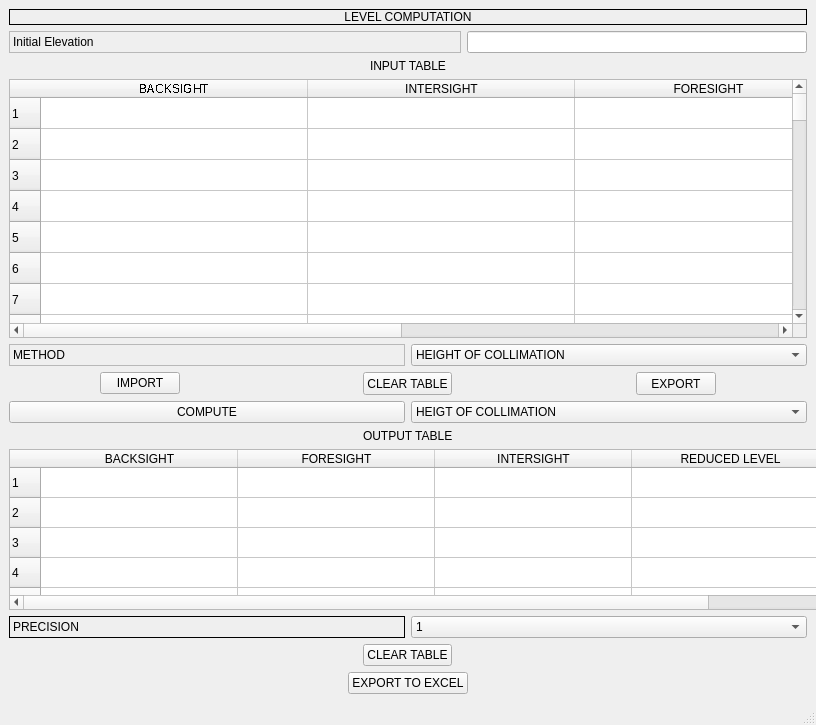
<?xml version="1.0" encoding="UTF-8"?>
<ui version="4.0">
 <class>MainWindow</class>
 <widget class="QMainWindow" name="MainWindow">
  <property name="geometry">
   <rect>
    <x>0</x>
    <y>0</y>
    <width>816</width>
    <height>725</height>
   </rect>
  </property>
  <property name="sizePolicy">
   <sizepolicy hsizetype="Preferred" vsizetype="Preferred">
    <horstretch>0</horstretch>
    <verstretch>0</verstretch>
   </sizepolicy>
  </property>
  <property name="minimumSize">
   <size>
    <width>400</width>
    <height>500</height>
   </size>
  </property>
  <property name="windowTitle">
   <string>MainWindow</string>
  </property>
  <widget class="QWidget" name="centralwidget">
   <property name="maximumSize">
    <size>
     <width>16777215</width>
     <height>16777215</height>
    </size>
   </property>
   <layout class="QVBoxLayout" name="verticalLayout">
    <item>
     <layout class="QHBoxLayout" name="horizontalLayout">
      <item>
       <widget class="QLabel" name="APP_NAME">
        <property name="frameShape">
         <enum>QFrame::Box</enum>
        </property>
        <property name="text">
         <string>LEVEL COMPUTATION</string>
        </property>
        <property name="alignment">
         <set>Qt::AlignCenter</set>
        </property>
       </widget>
      </item>
     </layout>
    </item>
    <item>
     <spacer name="verticalSpacer">
      <property name="orientation">
       <enum>Qt::Vertical</enum>
      </property>
      <property name="sizeHint" stdset="0">
       <size>
        <width>20</width>
        <height>40</height>
       </size>
      </property>
     </spacer>
    </item>
    <item>
     <layout class="QHBoxLayout" name="horizontalLayout_4">
      <item>
       <widget class="QLabel" name="label">
        <property name="minimumSize">
         <size>
          <width>0</width>
          <height>0</height>
         </size>
        </property>
        <property name="frameShape">
         <enum>QFrame::StyledPanel</enum>
        </property>
        <property name="text">
         <string>Initial Elevation                                                                                                             </string>
        </property>
       </widget>
      </item>
      <item>
       <widget class="QLineEdit" name="lineEdit"/>
      </item>
     </layout>
    </item>
    <item alignment="Qt::AlignHCenter">
     <widget class="QLabel" name="label_3">
      <property name="text">
       <string>INPUT TABLE</string>
      </property>
     </widget>
    </item>
    <item>
     <widget class="QTableWidget" name="tableWidget1">
      <property name="enabled">
       <bool>true</bool>
      </property>
      <property name="sizePolicy">
       <sizepolicy hsizetype="Expanding" vsizetype="Expanding">
        <horstretch>0</horstretch>
        <verstretch>0</verstretch>
       </sizepolicy>
      </property>
      <property name="minimumSize">
       <size>
        <width>17</width>
        <height>0</height>
       </size>
      </property>
      <property name="maximumSize">
       <size>
        <width>16777215</width>
        <height>16777215</height>
       </size>
      </property>
      <property name="layoutDirection">
       <enum>Qt::LeftToRight</enum>
      </property>
      <property name="lineWidth">
       <number>9</number>
      </property>
      <property name="midLineWidth">
       <number>3</number>
      </property>
      <property name="sizeAdjustPolicy">
       <enum>QAbstractScrollArea::AdjustToContentsOnFirstShow</enum>
      </property>
      <property name="rowCount">
       <number>1000</number>
      </property>
      <attribute name="horizontalHeaderCascadingSectionResizes">
       <bool>true</bool>
      </attribute>
      <attribute name="horizontalHeaderMinimumSectionSize">
       <number>200</number>
      </attribute>
      <attribute name="horizontalHeaderDefaultSectionSize">
       <number>267</number>
      </attribute>
      <attribute name="horizontalHeaderHighlightSections">
       <bool>true</bool>
      </attribute>
      <attribute name="horizontalHeaderStretchLastSection">
       <bool>false</bool>
      </attribute>
      <attribute name="verticalHeaderMinimumSectionSize">
       <number>24</number>
      </attribute>
      <attribute name="verticalHeaderDefaultSectionSize">
       <number>31</number>
      </attribute>
      <attribute name="verticalHeaderShowSortIndicator" stdset="0">
       <bool>true</bool>
      </attribute>
      <row/>
      <row/>
      <row/>
      <row/>
      <row/>
      <row/>
      <row/>
      <row/>
      <row/>
      <row/>
      <row/>
      <row/>
      <row/>
      <row/>
      <row/>
      <row/>
      <row/>
      <row/>
      <row/>
      <row/>
      <row/>
      <row/>
      <row/>
      <row/>
      <row/>
      <row/>
      <row/>
      <row/>
      <row/>
      <row/>
      <row/>
      <row/>
      <row/>
      <row/>
      <row/>
      <row/>
      <row/>
      <row/>
      <row/>
      <row/>
      <row/>
      <row/>
      <row/>
      <row/>
      <row/>
      <row/>
      <row/>
      <row/>
      <row/>
      <row/>
      <row/>
      <row/>
      <row/>
      <row/>
      <row/>
      <row/>
      <row/>
      <row/>
      <row/>
      <row/>
      <row/>
      <row/>
      <row/>
      <row/>
      <row/>
      <row/>
      <row/>
      <row/>
      <row/>
      <row/>
      <row/>
      <row/>
      <row/>
      <row/>
      <row/>
      <row/>
      <row/>
      <row/>
      <row/>
      <row/>
      <row/>
      <row/>
      <row/>
      <row/>
      <row/>
      <row/>
      <row/>
      <row/>
      <row/>
      <row/>
      <row/>
      <row/>
      <row/>
      <row/>
      <row/>
      <row/>
      <row/>
      <row/>
      <row/>
      <row/>
      <row/>
      <row/>
      <row/>
      <row/>
      <row/>
      <row/>
      <row/>
      <row/>
      <row/>
      <row/>
      <row/>
      <row/>
      <row/>
      <row/>
      <row/>
      <row/>
      <row/>
      <row/>
      <row/>
      <row/>
      <row/>
      <row/>
      <row/>
      <row/>
      <row/>
      <row/>
      <row/>
      <row/>
      <row/>
      <row/>
      <row/>
      <row/>
      <row/>
      <row/>
      <row/>
      <row/>
      <row/>
      <row/>
      <row/>
      <row/>
      <row/>
      <row/>
      <row/>
      <row/>
      <row/>
      <row/>
      <row/>
      <row/>
      <row/>
      <row/>
      <row/>
      <row/>
      <row/>
      <row/>
      <row/>
      <row/>
      <row/>
      <row/>
      <row/>
      <row/>
      <row/>
      <row/>
      <row/>
      <row/>
      <row/>
      <row/>
      <row/>
      <row/>
      <row/>
      <row/>
      <row/>
      <row/>
      <row/>
      <row/>
      <row/>
      <row/>
      <row/>
      <row/>
      <row/>
      <row/>
      <row/>
      <row/>
      <row/>
      <row/>
      <row/>
      <row/>
      <row/>
      <row/>
      <row/>
      <row/>
      <row/>
      <row/>
      <row/>
      <row/>
      <row/>
      <row/>
      <row/>
      <row/>
      <row/>
      <row/>
      <row/>
      <row/>
      <row/>
      <row/>
      <row/>
      <row/>
      <row/>
      <row/>
      <row/>
      <row/>
      <row/>
      <row/>
      <row/>
      <row/>
      <row/>
      <row/>
      <row/>
      <row/>
      <row/>
      <row/>
      <row/>
      <row/>
      <row/>
      <row/>
      <row/>
      <row/>
      <row/>
      <row/>
      <row/>
      <row/>
      <row/>
      <row/>
      <row/>
      <row/>
      <row/>
      <row/>
      <row/>
      <row/>
      <row/>
      <row/>
      <row/>
      <row/>
      <row/>
      <row/>
      <row/>
      <row/>
      <row/>
      <row/>
      <row/>
      <row/>
      <row/>
      <row/>
      <row/>
      <row/>
      <row/>
      <row/>
      <row/>
      <row/>
      <row/>
      <row/>
      <row/>
      <row/>
      <row/>
      <row/>
      <row/>
      <row/>
      <row/>
      <row/>
      <row/>
      <row/>
      <row/>
      <row/>
      <row/>
      <row/>
      <row/>
      <row/>
      <row/>
      <row/>
      <row/>
      <row/>
      <row/>
      <row/>
      <row/>
      <row/>
      <row/>
      <row/>
      <row/>
      <row/>
      <row/>
      <row/>
      <row/>
      <row/>
      <row/>
      <row/>
      <row/>
      <row/>
      <row/>
      <row/>
      <row/>
      <row/>
      <row/>
      <row/>
      <row/>
      <row/>
      <row/>
      <row/>
      <row/>
      <row/>
      <row/>
      <row/>
      <row/>
      <row/>
      <row/>
      <row/>
      <row/>
      <row/>
      <row/>
      <row/>
      <row/>
      <row/>
      <row/>
      <row/>
      <row/>
      <row/>
      <row/>
      <row/>
      <row/>
      <row/>
      <row/>
      <row/>
      <row/>
      <row/>
      <row/>
      <row/>
      <row/>
      <row/>
      <row/>
      <row/>
      <row/>
      <row/>
      <row/>
      <row/>
      <row/>
      <row/>
      <row/>
      <row/>
      <row/>
      <row/>
      <row/>
      <row/>
      <row/>
      <row/>
      <row/>
      <row/>
      <row/>
      <row/>
      <row/>
      <row/>
      <row/>
      <row/>
      <row/>
      <row/>
      <row/>
      <row/>
      <row/>
      <row/>
      <row/>
      <row/>
      <row/>
      <row/>
      <row/>
      <row/>
      <row/>
      <row/>
      <row/>
      <row/>
      <row/>
      <row/>
      <row/>
      <row/>
      <row/>
      <row/>
      <row/>
      <row/>
      <row/>
      <row/>
      <row/>
      <row/>
      <row/>
      <row/>
      <row/>
      <row/>
      <row/>
      <row/>
      <row/>
      <row/>
      <row/>
      <row/>
      <row/>
      <row/>
      <row/>
      <row/>
      <row/>
      <row/>
      <row/>
      <row/>
      <row/>
      <row/>
      <row/>
      <row/>
      <row/>
      <row/>
      <row/>
      <row/>
      <row/>
      <row/>
      <row/>
      <row/>
      <row/>
      <row/>
      <row/>
      <row/>
      <row/>
      <row/>
      <row/>
      <row/>
      <row/>
      <row/>
      <row/>
      <row/>
      <row/>
      <row/>
      <row/>
      <row/>
      <row/>
      <row/>
      <row/>
      <row/>
      <row/>
      <row/>
      <row/>
      <row/>
      <row/>
      <row/>
      <row/>
      <row/>
      <row/>
      <row/>
      <row/>
      <row/>
      <row/>
      <row/>
      <row/>
      <row/>
      <row/>
      <row/>
      <row/>
      <row/>
      <row/>
      <row/>
      <row/>
      <row/>
      <row/>
      <row/>
      <row/>
      <row/>
      <row/>
      <row/>
      <row/>
      <row/>
      <row/>
      <row/>
      <row/>
      <row/>
      <row/>
      <row/>
      <row/>
      <row/>
      <row/>
      <row/>
      <row/>
      <row/>
      <row/>
      <row/>
      <row/>
      <row/>
      <row/>
      <row/>
      <row/>
      <row/>
      <row/>
      <row/>
      <row/>
      <row/>
      <row/>
      <row/>
      <row/>
      <row/>
      <row/>
      <row/>
      <row/>
      <row/>
      <row/>
      <row/>
      <row/>
      <row/>
      <row/>
      <row/>
      <row/>
      <row/>
      <row/>
      <row/>
      <row/>
      <row/>
      <row/>
      <row/>
      <row/>
      <row/>
      <row/>
      <row/>
      <row/>
      <row/>
      <row/>
      <row/>
      <row/>
      <row/>
      <row/>
      <row/>
      <row/>
      <row/>
      <row/>
      <row/>
      <row/>
      <row/>
      <row/>
      <row/>
      <row/>
      <row/>
      <row/>
      <row/>
      <row/>
      <row/>
      <row/>
      <row/>
      <row/>
      <row/>
      <row/>
      <row/>
      <row/>
      <row/>
      <row/>
      <row/>
      <row/>
      <row/>
      <row/>
      <row/>
      <row/>
      <row/>
      <row/>
      <row/>
      <row/>
      <row/>
      <row/>
      <row/>
      <row/>
      <row/>
      <row/>
      <row/>
      <row/>
      <row/>
      <row/>
      <row/>
      <row/>
      <row/>
      <row/>
      <row/>
      <row/>
      <row/>
      <row/>
      <row/>
      <row/>
      <row/>
      <row/>
      <row/>
      <row/>
      <row/>
      <row/>
      <row/>
      <row/>
      <row/>
      <row/>
      <row/>
      <row/>
      <row/>
      <row/>
      <row/>
      <row/>
      <row/>
      <row/>
      <row/>
      <row/>
      <row/>
      <row/>
      <row/>
      <row/>
      <row/>
      <row/>
      <row/>
      <row/>
      <row/>
      <row/>
      <row/>
      <row/>
      <row/>
      <row/>
      <row/>
      <row/>
      <row/>
      <row/>
      <row/>
      <row/>
      <row/>
      <row/>
      <row/>
      <row/>
      <row/>
      <row/>
      <row/>
      <row/>
      <row/>
      <row/>
      <row/>
      <row/>
      <row/>
      <row/>
      <row/>
      <row/>
      <row/>
      <row/>
      <row/>
      <row/>
      <row/>
      <row/>
      <row/>
      <row/>
      <row/>
      <row/>
      <row/>
      <row/>
      <row/>
      <row/>
      <row/>
      <row/>
      <row/>
      <row/>
      <row/>
      <row/>
      <row/>
      <row/>
      <row/>
      <row/>
      <row/>
      <row/>
      <row/>
      <row/>
      <row/>
      <row/>
      <row/>
      <row/>
      <row/>
      <row/>
      <row/>
      <row/>
      <row/>
      <row/>
      <row/>
      <row/>
      <row/>
      <row/>
      <row/>
      <row/>
      <row/>
      <row/>
      <row/>
      <row/>
      <row/>
      <row/>
      <row/>
      <row/>
      <row/>
      <row/>
      <row/>
      <row/>
      <row/>
      <row/>
      <row/>
      <row/>
      <row/>
      <row/>
      <row/>
      <row/>
      <row/>
      <row/>
      <row/>
      <row/>
      <row/>
      <row/>
      <row/>
      <row/>
      <row/>
      <row/>
      <row/>
      <row/>
      <row/>
      <row/>
      <row/>
      <row/>
      <row/>
      <row/>
      <row/>
      <row/>
      <row/>
      <row/>
      <row/>
      <row/>
      <row/>
      <row/>
      <row/>
      <row/>
      <row/>
      <row/>
      <row/>
      <row/>
      <row/>
      <row/>
      <row/>
      <row/>
      <row/>
      <row/>
      <row/>
      <row/>
      <row/>
      <row/>
      <row/>
      <row/>
      <row/>
      <row/>
      <row/>
      <row/>
      <row/>
      <row/>
      <row/>
      <row/>
      <row/>
      <row/>
      <row/>
      <row/>
      <row/>
      <row/>
      <row/>
      <row/>
      <row/>
      <row/>
      <row/>
      <row/>
      <row/>
      <row/>
      <row/>
      <row/>
      <row/>
      <row/>
      <row/>
      <row/>
      <row/>
      <row/>
      <row/>
      <row/>
      <row/>
      <row/>
      <row/>
      <row/>
      <row/>
      <row/>
      <row/>
      <row/>
      <row/>
      <row/>
      <row/>
      <row/>
      <row/>
      <row/>
      <row/>
      <row/>
      <row/>
      <row/>
      <row/>
      <row/>
      <row/>
      <row/>
      <row/>
      <row/>
      <row/>
      <row/>
      <row/>
      <row/>
      <row/>
      <row/>
      <row/>
      <row/>
      <row/>
      <row/>
      <row/>
      <row/>
      <row/>
      <row/>
      <row/>
      <row/>
      <row/>
      <row/>
      <row/>
      <row/>
      <row/>
      <row/>
      <row/>
      <row/>
      <row/>
      <row/>
      <row/>
      <row/>
      <row/>
      <row/>
      <row/>
      <row/>
      <row/>
      <row/>
      <row/>
      <row/>
      <row/>
      <row/>
      <row/>
      <row/>
      <row/>
      <row/>
      <row/>
      <row/>
      <row/>
      <row/>
      <row/>
      <row/>
      <row/>
      <row/>
      <row/>
      <row/>
      <row/>
      <row/>
      <row/>
      <row/>
      <row/>
      <row/>
      <row/>
      <row/>
      <row/>
      <row/>
      <row/>
      <row/>
      <row/>
      <row/>
      <row/>
      <row/>
      <row/>
      <row/>
      <row/>
      <row/>
      <row/>
      <row/>
      <row/>
      <row/>
      <row/>
      <row/>
      <row/>
      <row/>
      <row/>
      <row/>
      <row/>
      <row/>
      <row/>
      <row/>
      <row/>
      <row/>
      <row/>
      <row/>
      <row/>
      <row/>
      <row/>
      <row/>
      <row/>
      <row/>
      <row/>
      <row/>
      <row/>
      <row/>
      <row/>
      <row/>
      <row/>
      <row/>
      <row/>
      <row/>
      <row/>
      <row/>
      <row/>
      <row/>
      <row/>
      <row/>
      <row/>
      <row/>
      <row/>
      <row/>
      <row/>
      <row/>
      <row/>
      <row/>
      <row/>
      <row/>
      <row/>
      <row/>
      <row/>
      <row/>
      <row/>
      <row/>
      <row/>
      <row/>
      <row/>
      <row/>
      <row/>
      <row/>
      <row/>
      <row/>
      <row/>
      <row/>
      <row/>
      <row/>
      <row/>
      <row/>
      <row/>
      <row/>
      <row/>
      <row/>
      <row/>
      <row/>
      <row/>
      <row/>
      <row/>
      <row/>
      <row/>
      <row/>
      <row/>
      <row/>
      <row/>
      <row/>
      <row/>
      <row/>
      <row/>
      <row/>
      <row/>
      <row/>
      <row/>
      <row/>
      <row/>
      <row/>
      <row/>
      <row/>
      <row/>
      <row/>
      <row/>
      <row/>
      <row/>
      <row/>
      <row/>
      <row/>
      <row/>
      <row/>
      <row/>
      <row/>
      <row/>
      <row/>
      <row/>
      <row/>
      <row/>
      <row/>
      <row/>
      <row/>
      <row/>
      <row/>
      <row/>
      <row/>
      <row/>
      <row/>
      <row/>
      <row/>
      <row/>
      <column>
       <property name="text">
        <string>BACKSIGHT</string>
       </property>
       <property name="font">
        <font>
         <stylestrategy>NoAntialias</stylestrategy>
        </font>
       </property>
       <property name="textAlignment">
        <set>AlignCenter</set>
       </property>
      </column>
      <column>
       <property name="text">
        <string>INTERSIGHT</string>
       </property>
       <property name="textAlignment">
        <set>AlignCenter</set>
       </property>
      </column>
      <column>
       <property name="text">
        <string>FORESIGHT</string>
       </property>
       <property name="textAlignment">
        <set>AlignCenter</set>
       </property>
      </column>
      <column>
       <property name="text">
        <string>REMARKS</string>
       </property>
       <property name="textAlignment">
        <set>AlignCenter</set>
       </property>
      </column>
     </widget>
    </item>
    <item>
     <layout class="QHBoxLayout" name="horizontalLayout_7">
      <item>
       <widget class="QLabel" name="label_2">
        <property name="frameShape">
         <enum>QFrame::StyledPanel</enum>
        </property>
        <property name="text">
         <string>METHOD</string>
        </property>
       </widget>
      </item>
      <item>
       <widget class="QComboBox" name="comboBox_2">
        <item>
         <property name="text">
          <string>HEIGHT OF COLLIMATION</string>
         </property>
        </item>
        <item>
         <property name="text">
          <string>RISE AND FALL </string>
         </property>
        </item>
       </widget>
      </item>
     </layout>
    </item>
    <item>
     <layout class="QHBoxLayout" name="horizontalLayout_2">
      <item alignment="Qt::AlignHCenter">
       <widget class="QPushButton" name="pushButton_4">
        <property name="minimumSize">
         <size>
          <width>80</width>
          <height>0</height>
         </size>
        </property>
        <property name="text">
         <string>IMPORT</string>
        </property>
       </widget>
      </item>
      <item alignment="Qt::AlignHCenter">
       <widget class="QPushButton" name="pushButton">
        <property name="minimumSize">
         <size>
          <width>80</width>
          <height>23</height>
         </size>
        </property>
        <property name="text">
         <string>CLEAR TABLE</string>
        </property>
       </widget>
      </item>
      <item alignment="Qt::AlignHCenter">
       <widget class="QPushButton" name="EXPORT_WGS_POINT_TO_EXCEL_BUTTON">
        <property name="sizePolicy">
         <sizepolicy hsizetype="Fixed" vsizetype="Fixed">
          <horstretch>0</horstretch>
          <verstretch>0</verstretch>
         </sizepolicy>
        </property>
        <property name="minimumSize">
         <size>
          <width>75</width>
          <height>23</height>
         </size>
        </property>
        <property name="text">
         <string>EXPORT</string>
        </property>
       </widget>
      </item>
     </layout>
    </item>
    <item>
     <spacer name="verticalSpacer_6">
      <property name="orientation">
       <enum>Qt::Vertical</enum>
      </property>
      <property name="sizeHint" stdset="0">
       <size>
        <width>20</width>
        <height>40</height>
       </size>
      </property>
     </spacer>
    </item>
    <item>
     <spacer name="verticalSpacer_3">
      <property name="orientation">
       <enum>Qt::Vertical</enum>
      </property>
      <property name="sizeHint" stdset="0">
       <size>
        <width>20</width>
        <height>40</height>
       </size>
      </property>
     </spacer>
    </item>
    <item>
     <layout class="QHBoxLayout" name="horizontalLayout_5">
      <item>
       <widget class="QPushButton" name="pushButton_3">
        <property name="text">
         <string>COMPUTE</string>
        </property>
       </widget>
      </item>
      <item>
       <widget class="QComboBox" name="comboBox">
        <item>
         <property name="text">
          <string>HEIGT OF COLLIMATION</string>
         </property>
        </item>
        <item>
         <property name="text">
          <string>RISE AND FALL METHOD</string>
         </property>
        </item>
       </widget>
      </item>
     </layout>
    </item>
    <item>
     <spacer name="verticalSpacer_9">
      <property name="orientation">
       <enum>Qt::Vertical</enum>
      </property>
      <property name="sizeHint" stdset="0">
       <size>
        <width>20</width>
        <height>40</height>
       </size>
      </property>
     </spacer>
    </item>
    <item alignment="Qt::AlignHCenter">
     <widget class="QLabel" name="label_4">
      <property name="text">
       <string>OUTPUT TABLE</string>
      </property>
     </widget>
    </item>
    <item>
     <spacer name="verticalSpacer_7">
      <property name="orientation">
       <enum>Qt::Vertical</enum>
      </property>
      <property name="sizeHint" stdset="0">
       <size>
        <width>20</width>
        <height>40</height>
       </size>
      </property>
     </spacer>
    </item>
    <item>
     <widget class="QTableWidget" name="tableWidget_2">
      <property name="minimumSize">
       <size>
        <width>899</width>
        <height>161</height>
       </size>
      </property>
      <property name="rowCount">
       <number>1000</number>
      </property>
      <attribute name="horizontalHeaderDefaultSectionSize">
       <number>197</number>
      </attribute>
      <row/>
      <row/>
      <row/>
      <row/>
      <row/>
      <row/>
      <row/>
      <row/>
      <row/>
      <row/>
      <row/>
      <row/>
      <row/>
      <row/>
      <row/>
      <row/>
      <row/>
      <row/>
      <row/>
      <row/>
      <row/>
      <row/>
      <row/>
      <row/>
      <row/>
      <row/>
      <row/>
      <row/>
      <row/>
      <row/>
      <row/>
      <row/>
      <row/>
      <row/>
      <row/>
      <row/>
      <row/>
      <row/>
      <row/>
      <row/>
      <row/>
      <row/>
      <row/>
      <row/>
      <row/>
      <row/>
      <row/>
      <row/>
      <row/>
      <row/>
      <row/>
      <row/>
      <row/>
      <row/>
      <row/>
      <row/>
      <row/>
      <row/>
      <row/>
      <row/>
      <row/>
      <row/>
      <row/>
      <row/>
      <row/>
      <row/>
      <row/>
      <row/>
      <row/>
      <row/>
      <row/>
      <row/>
      <row/>
      <row/>
      <row/>
      <row/>
      <row/>
      <row/>
      <row/>
      <row/>
      <row/>
      <row/>
      <row/>
      <row/>
      <row/>
      <row/>
      <row/>
      <row/>
      <row/>
      <row/>
      <row/>
      <row/>
      <row/>
      <row/>
      <row/>
      <row/>
      <row/>
      <row/>
      <row/>
      <row/>
      <row/>
      <row/>
      <row/>
      <row/>
      <row/>
      <row/>
      <row/>
      <row/>
      <row/>
      <row/>
      <row/>
      <row/>
      <row/>
      <row/>
      <row/>
      <row/>
      <row/>
      <row/>
      <row/>
      <row/>
      <row/>
      <row/>
      <row/>
      <row/>
      <row/>
      <row/>
      <row/>
      <row/>
      <row/>
      <row/>
      <row/>
      <row/>
      <row/>
      <row/>
      <row/>
      <row/>
      <row/>
      <row/>
      <row/>
      <row/>
      <row/>
      <row/>
      <row/>
      <row/>
      <row/>
      <row/>
      <row/>
      <row/>
      <row/>
      <row/>
      <row/>
      <row/>
      <row/>
      <row/>
      <row/>
      <row/>
      <row/>
      <row/>
      <row/>
      <row/>
      <row/>
      <row/>
      <row/>
      <row/>
      <row/>
      <row/>
      <row/>
      <row/>
      <row/>
      <row/>
      <row/>
      <row/>
      <row/>
      <row/>
      <row/>
      <row/>
      <row/>
      <row/>
      <row/>
      <row/>
      <row/>
      <row/>
      <row/>
      <row/>
      <row/>
      <row/>
      <row/>
      <row/>
      <row/>
      <row/>
      <row/>
      <row/>
      <row/>
      <row/>
      <row/>
      <row/>
      <row/>
      <row/>
      <row/>
      <row/>
      <row/>
      <row/>
      <row/>
      <row/>
      <row/>
      <row/>
      <row/>
      <row/>
      <row/>
      <row/>
      <row/>
      <row/>
      <row/>
      <row/>
      <row/>
      <row/>
      <row/>
      <row/>
      <row/>
      <row/>
      <row/>
      <row/>
      <row/>
      <row/>
      <row/>
      <row/>
      <row/>
      <row/>
      <row/>
      <row/>
      <row/>
      <row/>
      <row/>
      <row/>
      <row/>
      <row/>
      <row/>
      <row/>
      <row/>
      <row/>
      <row/>
      <row/>
      <row/>
      <row/>
      <row/>
      <row/>
      <row/>
      <row/>
      <row/>
      <row/>
      <row/>
      <row/>
      <row/>
      <row/>
      <row/>
      <row/>
      <row/>
      <row/>
      <row/>
      <row/>
      <row/>
      <row/>
      <row/>
      <row/>
      <row/>
      <row/>
      <row/>
      <row/>
      <row/>
      <row/>
      <row/>
      <row/>
      <row/>
      <row/>
      <row/>
      <row/>
      <row/>
      <row/>
      <row/>
      <row/>
      <row/>
      <row/>
      <row/>
      <row/>
      <row/>
      <row/>
      <row/>
      <row/>
      <row/>
      <row/>
      <row/>
      <row/>
      <row/>
      <row/>
      <row/>
      <row/>
      <row/>
      <row/>
      <row/>
      <row/>
      <row/>
      <row/>
      <row/>
      <row/>
      <row/>
      <row/>
      <row/>
      <row/>
      <row/>
      <row/>
      <row/>
      <row/>
      <row/>
      <row/>
      <row/>
      <row/>
      <row/>
      <row/>
      <row/>
      <row/>
      <row/>
      <row/>
      <row/>
      <row/>
      <row/>
      <row/>
      <row/>
      <row/>
      <row/>
      <row/>
      <row/>
      <row/>
      <row/>
      <row/>
      <row/>
      <row/>
      <row/>
      <row/>
      <row/>
      <row/>
      <row/>
      <row/>
      <row/>
      <row/>
      <row/>
      <row/>
      <row/>
      <row/>
      <row/>
      <row/>
      <row/>
      <row/>
      <row/>
      <row/>
      <row/>
      <row/>
      <row/>
      <row/>
      <row/>
      <row/>
      <row/>
      <row/>
      <row/>
      <row/>
      <row/>
      <row/>
      <row/>
      <row/>
      <row/>
      <row/>
      <row/>
      <row/>
      <row/>
      <row/>
      <row/>
      <row/>
      <row/>
      <row/>
      <row/>
      <row/>
      <row/>
      <row/>
      <row/>
      <row/>
      <row/>
      <row/>
      <row/>
      <row/>
      <row/>
      <row/>
      <row/>
      <row/>
      <row/>
      <row/>
      <row/>
      <row/>
      <row/>
      <row/>
      <row/>
      <row/>
      <row/>
      <row/>
      <row/>
      <row/>
      <row/>
      <row/>
      <row/>
      <row/>
      <row/>
      <row/>
      <row/>
      <row/>
      <row/>
      <row/>
      <row/>
      <row/>
      <row/>
      <row/>
      <row/>
      <row/>
      <row/>
      <row/>
      <row/>
      <row/>
      <row/>
      <row/>
      <row/>
      <row/>
      <row/>
      <row/>
      <row/>
      <row/>
      <row/>
      <row/>
      <row/>
      <row/>
      <row/>
      <row/>
      <row/>
      <row/>
      <row/>
      <row/>
      <row/>
      <row/>
      <row/>
      <row/>
      <row/>
      <row/>
      <row/>
      <row/>
      <row/>
      <row/>
      <row/>
      <row/>
      <row/>
      <row/>
      <row/>
      <row/>
      <row/>
      <row/>
      <row/>
      <row/>
      <row/>
      <row/>
      <row/>
      <row/>
      <row/>
      <row/>
      <row/>
      <row/>
      <row/>
      <row/>
      <row/>
      <row/>
      <row/>
      <row/>
      <row/>
      <row/>
      <row/>
      <row/>
      <row/>
      <row/>
      <row/>
      <row/>
      <row/>
      <row/>
      <row/>
      <row/>
      <row/>
      <row/>
      <row/>
      <row/>
      <row/>
      <row/>
      <row/>
      <row/>
      <row/>
      <row/>
      <row/>
      <row/>
      <row/>
      <row/>
      <row/>
      <row/>
      <row/>
      <row/>
      <row/>
      <row/>
      <row/>
      <row/>
      <row/>
      <row/>
      <row/>
      <row/>
      <row/>
      <row/>
      <row/>
      <row/>
      <row/>
      <row/>
      <row/>
      <row/>
      <row/>
      <row/>
      <row/>
      <row/>
      <row/>
      <row/>
      <row/>
      <row/>
      <row/>
      <row/>
      <row/>
      <row/>
      <row/>
      <row/>
      <row/>
      <row/>
      <row/>
      <row/>
      <row/>
      <row/>
      <row/>
      <row/>
      <row/>
      <row/>
      <row/>
      <row/>
      <row/>
      <row/>
      <row/>
      <row/>
      <row/>
      <row/>
      <row/>
      <row/>
      <row/>
      <row/>
      <row/>
      <row/>
      <row/>
      <row/>
      <row/>
      <row/>
      <row/>
      <row/>
      <row/>
      <row/>
      <row/>
      <row/>
      <row/>
      <row/>
      <row/>
      <row/>
      <row/>
      <row/>
      <row/>
      <row/>
      <row/>
      <row/>
      <row/>
      <row/>
      <row/>
      <row/>
      <row/>
      <row/>
      <row/>
      <row/>
      <row/>
      <row/>
      <row/>
      <row/>
      <row/>
      <row/>
      <row/>
      <row/>
      <row/>
      <row/>
      <row/>
      <row/>
      <row/>
      <row/>
      <row/>
      <row/>
      <row/>
      <row/>
      <row/>
      <row/>
      <row/>
      <row/>
      <row/>
      <row/>
      <row/>
      <row/>
      <row/>
      <row/>
      <row/>
      <row/>
      <row/>
      <row/>
      <row/>
      <row/>
      <row/>
      <row/>
      <row/>
      <row/>
      <row/>
      <row/>
      <row/>
      <row/>
      <row/>
      <row/>
      <row/>
      <row/>
      <row/>
      <row/>
      <row/>
      <row/>
      <row/>
      <row/>
      <row/>
      <row/>
      <row/>
      <row/>
      <row/>
      <row/>
      <row/>
      <row/>
      <row/>
      <row/>
      <row/>
      <row/>
      <row/>
      <row/>
      <row/>
      <row/>
      <row/>
      <row/>
      <row/>
      <row/>
      <row/>
      <row/>
      <row/>
      <row/>
      <row/>
      <row/>
      <row/>
      <row/>
      <row/>
      <row/>
      <row/>
      <row/>
      <row/>
      <row/>
      <row/>
      <row/>
      <row/>
      <row/>
      <row/>
      <row/>
      <row/>
      <row/>
      <row/>
      <row/>
      <row/>
      <row/>
      <row/>
      <row/>
      <row/>
      <row/>
      <row/>
      <row/>
      <row/>
      <row/>
      <row/>
      <row/>
      <row/>
      <row/>
      <row/>
      <row/>
      <row/>
      <row/>
      <row/>
      <row/>
      <row/>
      <row/>
      <row/>
      <row/>
      <row/>
      <row/>
      <row/>
      <row/>
      <row/>
      <row/>
      <row/>
      <row/>
      <row/>
      <row/>
      <row/>
      <row/>
      <row/>
      <row/>
      <row/>
      <row/>
      <row/>
      <row/>
      <row/>
      <row/>
      <row/>
      <row/>
      <row/>
      <row/>
      <row/>
      <row/>
      <row/>
      <row/>
      <row/>
      <row/>
      <row/>
      <row/>
      <row/>
      <row/>
      <row/>
      <row/>
      <row/>
      <row/>
      <row/>
      <row/>
      <row/>
      <row/>
      <row/>
      <row/>
      <row/>
      <row/>
      <row/>
      <row/>
      <row/>
      <row/>
      <row/>
      <row/>
      <row/>
      <row/>
      <row/>
      <row/>
      <row/>
      <row/>
      <row/>
      <row/>
      <row/>
      <row/>
      <row/>
      <row/>
      <row/>
      <row/>
      <row/>
      <row/>
      <row/>
      <row/>
      <row/>
      <row/>
      <row/>
      <row/>
      <row/>
      <row/>
      <row/>
      <row/>
      <row/>
      <row/>
      <row/>
      <row/>
      <row/>
      <row/>
      <row/>
      <row/>
      <row/>
      <row/>
      <row/>
      <row/>
      <row/>
      <row/>
      <row/>
      <row/>
      <row/>
      <row/>
      <row/>
      <row/>
      <row/>
      <row/>
      <row/>
      <row/>
      <row/>
      <row/>
      <row/>
      <row/>
      <row/>
      <row/>
      <row/>
      <row/>
      <row/>
      <row/>
      <row/>
      <row/>
      <row/>
      <row/>
      <row/>
      <row/>
      <row/>
      <row/>
      <row/>
      <row/>
      <row/>
      <row/>
      <row/>
      <row/>
      <row/>
      <row/>
      <row/>
      <row/>
      <row/>
      <row/>
      <row/>
      <row/>
      <row/>
      <row/>
      <row/>
      <row/>
      <row/>
      <row/>
      <row/>
      <row/>
      <row/>
      <row/>
      <row/>
      <row/>
      <row/>
      <row/>
      <row/>
      <row/>
      <row/>
      <row/>
      <row/>
      <row/>
      <row/>
      <row/>
      <row/>
      <row/>
      <row/>
      <row/>
      <row/>
      <row/>
      <row/>
      <row/>
      <row/>
      <row/>
      <row/>
      <row/>
      <row/>
      <row/>
      <row/>
      <row/>
      <row/>
      <row/>
      <row/>
      <row/>
      <row/>
      <row/>
      <row/>
      <row/>
      <row/>
      <row/>
      <row/>
      <row/>
      <row/>
      <row/>
      <row/>
      <row/>
      <row/>
      <row/>
      <row/>
      <row/>
      <row/>
      <row/>
      <row/>
      <row/>
      <row/>
      <row/>
      <row/>
      <row/>
      <row/>
      <row/>
      <row/>
      <row/>
      <row/>
      <row/>
      <row/>
      <row/>
      <row/>
      <row/>
      <row/>
      <row/>
      <row/>
      <row/>
      <row/>
      <row/>
      <row/>
      <row/>
      <row/>
      <row/>
      <row/>
      <row/>
      <row/>
      <row/>
      <row/>
      <row/>
      <row/>
      <row/>
      <row/>
      <row/>
      <row/>
      <row/>
      <row/>
      <row/>
      <row/>
      <row/>
      <row/>
      <row/>
      <row/>
      <row/>
      <row/>
      <row/>
      <row/>
      <row/>
      <row/>
      <row/>
      <row/>
      <row/>
      <row/>
      <row/>
      <row/>
      <row/>
      <row/>
      <row/>
      <row/>
      <row/>
      <row/>
      <row/>
      <row/>
      <row/>
      <row/>
      <row/>
      <row/>
      <row/>
      <row/>
      <row/>
      <row/>
      <row/>
      <row/>
      <row/>
      <row/>
      <row/>
      <row/>
      <row/>
      <row/>
      <row/>
      <row/>
      <row/>
      <row/>
      <row/>
      <row/>
      <row/>
      <row/>
      <row/>
      <row/>
      <row/>
      <row/>
      <row/>
      <row/>
      <row/>
      <row/>
      <row/>
      <column>
       <property name="text">
        <string>BACKSIGHT</string>
       </property>
      </column>
      <column>
       <property name="text">
        <string>FORESIGHT</string>
       </property>
      </column>
      <column>
       <property name="text">
        <string>INTERSIGHT</string>
       </property>
      </column>
      <column>
       <property name="text">
        <string>REDUCED LEVEL</string>
       </property>
      </column>
      <column>
       <property name="text">
        <string>REMARKS</string>
       </property>
      </column>
     </widget>
    </item>
    <item>
     <spacer name="verticalSpacer_4">
      <property name="orientation">
       <enum>Qt::Vertical</enum>
      </property>
      <property name="sizeHint" stdset="0">
       <size>
        <width>20</width>
        <height>40</height>
       </size>
      </property>
     </spacer>
    </item>
    <item>
     <layout class="QHBoxLayout" name="horizontalLayout_8"/>
    </item>
    <item>
     <layout class="QHBoxLayout" name="horizontalLayout_3">
      <item>
       <widget class="QLabel" name="GHANA_NATIONAL_COODINATE_UNIT_LABEL">
        <property name="frameShape">
         <enum>QFrame::Box</enum>
        </property>
        <property name="text">
         <string>PRECISION</string>
        </property>
       </widget>
      </item>
      <item>
       <widget class="QComboBox" name="GHANA_NATIONAL_UNIT_COMBOBOX">
        <item>
         <property name="text">
          <string>1</string>
         </property>
        </item>
        <item>
         <property name="text">
          <string>2</string>
         </property>
        </item>
        <item>
         <property name="text">
          <string>3</string>
         </property>
        </item>
        <item>
         <property name="text">
          <string>4</string>
         </property>
        </item>
        <item>
         <property name="text">
          <string>5</string>
         </property>
        </item>
        <item>
         <property name="text">
          <string>6</string>
         </property>
        </item>
        <item>
         <property name="text">
          <string>7</string>
         </property>
        </item>
        <item>
         <property name="text">
          <string>8</string>
         </property>
        </item>
        <item>
         <property name="text">
          <string>9</string>
         </property>
        </item>
        <item>
         <property name="text">
          <string>10</string>
         </property>
        </item>
       </widget>
      </item>
     </layout>
    </item>
    <item alignment="Qt::AlignHCenter">
     <widget class="QPushButton" name="pushButton_2">
      <property name="text">
       <string>CLEAR TABLE</string>
      </property>
     </widget>
    </item>
    <item alignment="Qt::AlignHCenter">
     <widget class="QPushButton" name="GHANA_NATIONAL_POINT_EXPORT_TO_EXCEL_BUTTON">
      <property name="sizePolicy">
       <sizepolicy hsizetype="Fixed" vsizetype="Fixed">
        <horstretch>0</horstretch>
        <verstretch>0</verstretch>
       </sizepolicy>
      </property>
      <property name="text">
       <string>EXPORT TO EXCEL</string>
      </property>
     </widget>
    </item>
    <item>
     <spacer name="verticalSpacer_2">
      <property name="orientation">
       <enum>Qt::Vertical</enum>
      </property>
      <property name="sizeHint" stdset="0">
       <size>
        <width>20</width>
        <height>40</height>
       </size>
      </property>
     </spacer>
    </item>
   </layout>
  </widget>
  <widget class="QMenuBar" name="menubar">
   <property name="geometry">
    <rect>
     <x>0</x>
     <y>0</y>
     <width>816</width>
     <height>21</height>
    </rect>
   </property>
  </widget>
  <widget class="QStatusBar" name="statusbar"/>
 </widget>
 <resources/>
 <connections/>
</ui>
